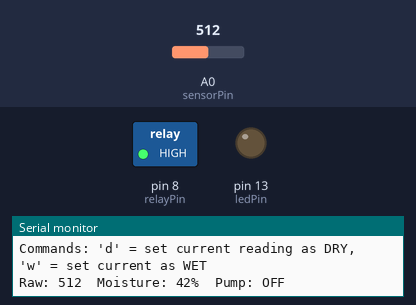
The sketch below on a simulated Arduino Uno, built with avr-gcc and run on an emulated ATmega328P. Parts: switched loads named in the sketch (green lamp = pin HIGH), output pins drawn as LEDs (lit = HIGH), the last lines printed to the serial monitor. The test bench sets the inputs (shaded band); at power-on: A0 (sensorPin) = 512.

Above: at 1.2 s.
1.3 s: A0 (sensorPin) set to 489
3.2 s: A0 (sensorPin) set to 460
At 5.4 s:
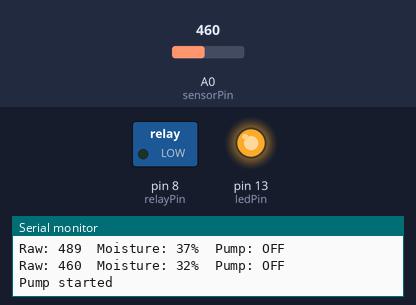
Timing chart, 0 to 6.9 s (numbered marks = the images above; inputs shaded):
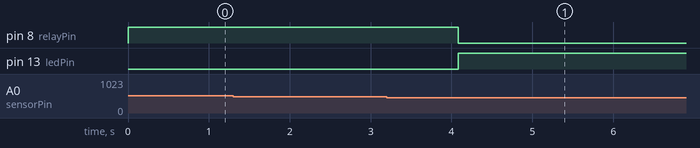

The sketch:

Smart_Irrigation_arduino_code.ino
```cpp
const int sensorPin = A0;
const int relayPin  = 8;
const int ledPin    = 13;

int dryReading = 800;
int wetReading = 300;

int thresholdPercent = 40;
int hysteresis = 5;

bool relayActiveLow = true;
int relayOnState  = relayActiveLow ? LOW : HIGH;
int relayOffState = relayActiveLow ? HIGH : LOW;

unsigned long minPumpRun = 10000UL;
unsigned long maxPumpRun = 600000UL;
unsigned long pumpStartTime = 0;
bool pumpState = false;

void setup() {
  Serial.begin(9600);
  pinMode(relayPin, OUTPUT);
  pinMode(ledPin, OUTPUT);
  digitalWrite(relayPin, relayOffState);
  digitalWrite(ledPin, LOW);
  Serial.println("Smart Irrigation system starting...");
  Serial.println("Commands: 'd' = set current reading as DRY, 'w' = set current as WET");
}

void loop() {
  int raw = analogRead(sensorPin);
  float moisturePercent;
  if (dryReading == wetReading) moisturePercent = 0;
  else moisturePercent = (float)(raw - wetReading) * 100.0 / (float)(dryReading - wetReading);

  if (moisturePercent < 0) moisturePercent = 0;
  if (moisturePercent > 100) moisturePercent = 100;

  Serial.print("Raw: "); Serial.print(raw);
  Serial.print("\tMoisture: "); Serial.print((int)moisturePercent); Serial.print("%");
  Serial.print("\tPump: "); Serial.println(pumpState ? "ON" : "OFF");

  if (Serial.available()) {
    char c = Serial.read();
    if (c == 'd') {
      dryReading = raw;
      Serial.print("Set DRY reading = "); Serial.println(dryReading);
    } else if (c == 'w') {
      wetReading = raw;
      Serial.print("Set WET reading = "); Serial.println(wetReading);
    }
  }

  unsigned long now = millis();
  if (!pumpState) {
    if (moisturePercent < (thresholdPercent - hysteresis)) {
      startPump();
    }
  } else {

    if ( ((moisturePercent > (thresholdPercent + hysteresis)) && (now - pumpStartTime >= minPumpRun))
         || (now - pumpStartTime >= maxPumpRun) ) {
      stopPump();
    }
  }

  delay(2000);
}

void startPump() {
  digitalWrite(relayPin, relayOnState);
  digitalWrite(ledPin, HIGH);
  pumpStartTime = millis();
  pumpState = true;
  Serial.println("Pump started");
}

void stopPump() {
  digitalWrite(relayPin, relayOffState);
  digitalWrite(ledPin, LOW);
  pumpState = false;
  Serial.println("Pump stopped");
}
```

Measured:
- the behaviour switches between 475 and 474 on A0 (sensorPin) (found by bisection; images 0 and 1)
- after the input at 3.2 s, pin 8 (relayPin): HIGH → LOW after 0.88 s; pin 13 (ledPin): LOW → HIGH after 0.88 s
